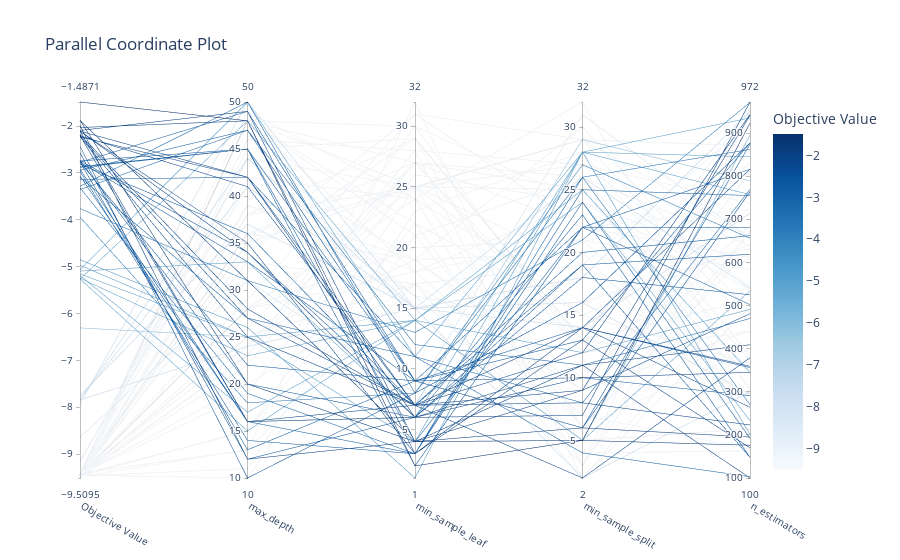

The notebook cell saved with this chart:
### Code cell
optuna.visualization.plot_parallel_coordinate(study=study)
